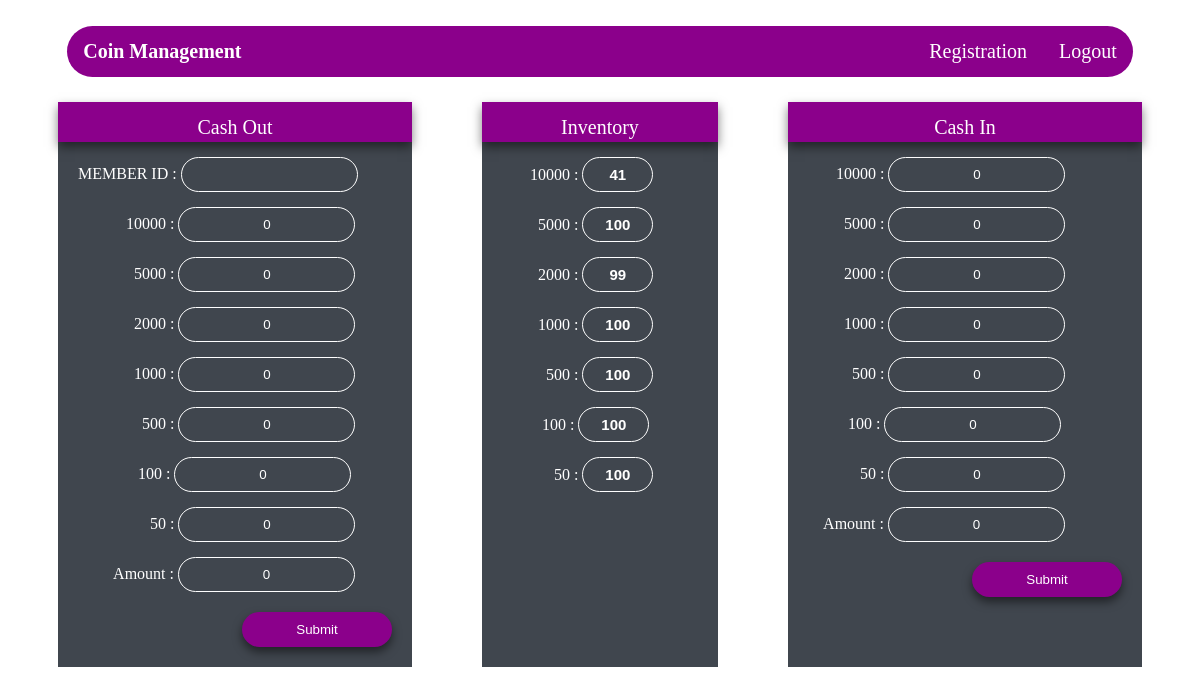
/member/coins/, run on an earlier commit of the app's database.
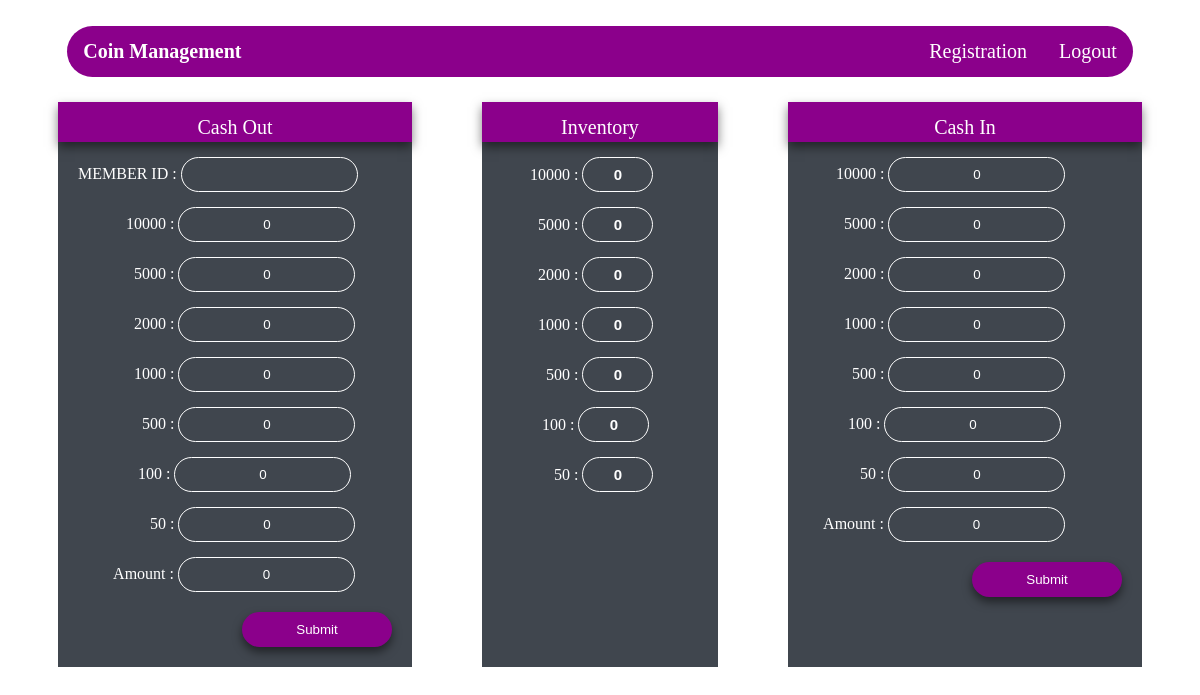
And on a later commit of the database.
### member/models.py (models this page shows)
class TotalCoins(models.Model):
    r10000 = models.IntegerField(default=0)
    r5000 = models.IntegerField(default=0)
    r2000 = models.IntegerField(default=0)
    r1000 = models.IntegerField(default=0)
    r500 = models.IntegerField(default=0)
    r100 = models.IntegerField(default=0)
    r50 = models.IntegerField(default=0)

### member/views.py (the view)
# urls.py: path('coins/',views.coin_manage,name='coin_manage'),
@csrf_exempt
def coin_manage(request):
    if request.method=='POST':
        r10000 =int(request.POST.get("r10000"))
        r5000 = int(request.POST.get("r5000"))
        r2000 = int(request.POST.get("r2000"))
        r1000 = int(request.POST.get("r1000"))
        r500 = int(request.POST.get("r500"))
        r100 = int(request.POST.get("r100"))
        r50 = int(request.POST.get("r50"))
        amount = int(request.POST.get("amount"))
        if int(request.POST.get("key"))==1:
            mem_id = request.POST.get("mem_id")
            a=MemberCoins.objects.create(r10000=r10000,r5000=r5000,r2000=r2000,r1000=r1000,r500=r500,r100=r100,r50=r50,amount=amount,member_id=Members.objects.filter(member_id=mem_id)[0])
            if len(TotalCoins.objects.all())==0:
                b=TotalCoins.objects.create(r10000=0,r5000=0,r2000=0,r1000=0,r500=0,r100=0,r50=0)
            else:
                b=TotalCoins.objects.all()[0]
            if b.r10000>=r10000 and b.r5000>=r5000 and b.r2000>=r2000 and b.r1000>=r1000 and b.r500>=r500 and b.r100>=r100 and b.r50>=r50:
                b.r10000=b.r10000-r10000
                b.r5000=b.r5000-r5000
                b.r2000=b.r2000-r2000
                b.r1000=b.r1000-r1000
                b.r500=b.r500-r500
                b.r100=b.r100-r100
                b.r50=b.r50-r50
                b.save()
                return HttpResponse("Cash Out successful")
            else:
                return HttpResponse("Inventory Deficient and CashOut unsuccessful")
        else:
            a=CashIn.objects.create(r10000=r10000,r5000=r5000,r2000=r2000,r1000=r1000,r500=r500,r100=r100,r50=r50,amount=amount)
            if len(TotalCoins.objects.all())==0:
                b=TotalCoins.objects.create(r10000=0,r5000=0,r2000=0,r1000=0,r500=0,r100=0,r50=0)
            b = TotalCoins.objects.all()[0]
            b.r10000 = b.r10000 + r10000
            b.r5000 = b.r5000 + r5000
            b.r2000 = b.r2000 + r2000
            b.r1000 = b.r1000 + r1000
            b.r500 = b.r500 + r500
            b.r100 = b.r100 + r100
            b.r50 = b.r50 + r50
            b.save()
        return HttpResponse("CashIn successful")
    else:
        members=Members.objects.all()
        if len(TotalCoins.objects.all()) == 0:
            b = TotalCoins.objects.create(r10000=0, r5000=0, r2000=0, r1000=0, r500=0, r100=0, r50=0)
        inventory=TotalCoins.objects.all()[0]
        return render(request,'coins.html',{"members":members,"inventory":inventory})

### templates/coins.html (shortened to what the changed rows need)
{% load static %}
<!DOCTYPE html>
<html lang="en"><head><meta http-equiv="Content-Type" content="text/html; charset=UTF-8">
<html>
<head>
</head>
<body>
	<br>
	<div class="container">
		<div class="centre">
			<form>
                <label  for="10000">&emsp;&emsp;&emsp;10000 :</label>
                <input type="text" name="" value={{ inventory.r10000 }} disabled><br>
                <label for="5000">&emsp;&emsp; &emsp; 5000 :</label>
                <input type="text" name="" value={{ inventory.r5000 }} disabled><br>
                <label  for="2000">&emsp;&emsp; &emsp; 2000 :</label>
                 <input type="text" name="" value={{ inventory.r2000 }} disabled><br>
                <label for="1000">&emsp;&emsp; &emsp; 1000 :</label>
                <input type="text" name="" value={{ inventory.r1000 }} disabled><br>
                <label  for="500">&emsp;&emsp;&emsp;&emsp;500 :</label>
                 <input type="text" name="" value={{ inventory.r500 }} disabled><br>
                <label for="100">&emsp;  &emsp; &emsp;   100 :</label>
                <input type="text" name="" value={{ inventory.r100 }} disabled><br>
                <label for="50">&emsp;&emsp; &emsp;&emsp; 50 :</label>
                <input type="text" name="" value={{ inventory.r50 }} disabled><br>
                <br><br>
                </form>
		</div>
	</div>
</body>
</html>

What changed in the data, as far as the page shows it:
changed TotalCoins: r10000 "41" → "0"; r5000 "100" → "0"; r2000 "99" → "0"; r1000 "100" → "0"; r500 "100" → "0"; r100 "100" → "0"; r50 "100" → "0"
